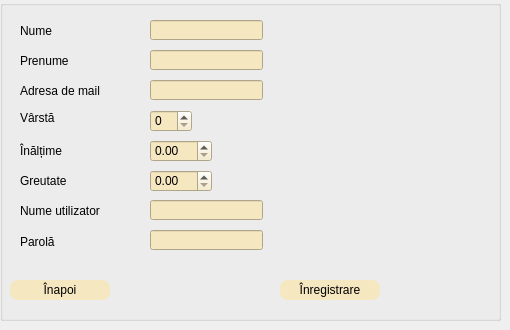
    <widget class="QWidget" name="inregistrare">
     <widget class="QGroupBox" name="groupBox_2">
      <property name="geometry">
       <rect>
        <x>0</x>
        <y>0</y>
        <width>501</width>
        <height>321</height>
       </rect>
      </property>
      <property name="styleSheet">
       <string notr="true">font: 12pt &quot;Times New Roman&quot;;</string>
      </property>
      <property name="title">
       <string/>
      </property>
      <widget class="QLabel" name="label_nume">
       <property name="geometry">
        <rect>
         <x>20</x>
         <y>20</y>
         <width>81</width>
         <height>21</height>
        </rect>
       </property>
       <property name="text">
        <string>Nume</string>
       </property>
      </widget>
      <widget class="QLabel" name="label_prenume">
       <property name="geometry">
        <rect>
         <x>20</x>
         <y>50</y>
         <width>91</width>
         <height>21</height>
        </rect>
       </property>
       <property name="text">
        <string>Prenume</string>
       </property>
      </widget>
      <widget class="QLabel" name="label_adresa_de_mail">
       <property name="geometry">
        <rect>
         <x>20</x>
         <y>80</y>
         <width>121</width>
         <height>21</height>
        </rect>
       </property>
       <property name="text">
        <string>Adresa de mail</string>
       </property>
      </widget>
      <widget class="QLabel" name="label_varsta">
       <property name="geometry">
        <rect>
         <x>20</x>
         <y>110</y>
         <width>61</width>
         <height>16</height>
        </rect>
       </property>
       <property name="text">
        <string>Vârstă</string>
       </property>
      </widget>
      <widget class="QLabel" name="label_inaltime">
       <property name="geometry">
        <rect>
         <x>20</x>
         <y>140</y>
         <width>71</width>
         <height>21</height>
        </rect>
       </property>
       <property name="text">
        <string>Înălțime</string>
       </property>
      </widget>
      <widget class="QLabel" name="label_greutate">
       <property name="geometry">
        <rect>
         <x>20</x>
         <y>170</y>
         <width>91</width>
         <height>21</height>
        </rect>
       </property>
       <property name="text">
        <string>Greutate</string>
       </property>
      </widget>
      <widget class="QLineEdit" name="lineEdit_nume">
       <property name="geometry">
        <rect>
         <x>150</x>
         <y>20</y>
         <width>113</width>
         <height>20</height>
        </rect>
       </property>
       <property name="styleSheet">
        <string notr="true">background-color: rgb(245, 231, 192);</string>
       </property>
      </widget>
      <widget class="QLineEdit" name="lineEdit_prenume">
       <property name="geometry">
        <rect>
         <x>150</x>
         <y>50</y>
         <width>113</width>
         <height>20</height>
        </rect>
       </property>
       <property name="styleSheet">
        <string notr="true">background-color: rgb(245, 231, 192);</string>
       </property>
      </widget>
      <widget class="QLineEdit" name="lineEdit_adres_de_mail">
       <property name="geometry">
        <rect>
         <x>150</x>
         <y>80</y>
         <width>113</width>
         <height>20</height>
        </rect>
       </property>
       <property name="styleSheet">
        <string notr="true">background-color: rgb(245, 231, 192);</string>
       </property>
      </widget>
      <widget class="QSpinBox" name="spinBox_varsta">
       <property name="geometry">
        <rect>
         <x>150</x>
         <y>110</y>
         <width>42</width>
         <height>22</height>
        </rect>
       </property>
       <property name="styleSheet">
        <string notr="true">background-color: rgb(245, 231, 192);</string>
       </property>
      </widget>
      <widget class="QPushButton" name="pushButton_inregistrare_2">
       <property name="geometry">
        <rect>
         <x>280</x>
         <y>280</y>
         <width>100</width>
         <height>20</height>
        </rect>
       </property>
       <property name="styleSheet">
        <string notr="true">#pushButton_inregistrare_2{
	font: 12pt &quot;Times New Roman&quot;;
	background-color: rgb(245, 231, 192);
 border-radius:8px;
}
#pushButton_inregistrare_2:hover{
	font: 12pt &quot;Times New Roman&quot;;

	background-color: rgb(157, 217, 146);


border-radius:5px;

}</string>
       </property>
       <property name="text">
        <string>Înregistrare</string>
       </property>
      </widget>
      <widget class="QLabel" name="label_nume_utilizato">
       <property name="geometry">
        <rect>
         <x>20</x>
         <y>200</y>
         <width>111</width>
         <height>21</height>
        </rect>
       </property>
       <property name="text">
        <string>Nume utilizator</string>
       </property>
      </widget>
      <widget class="QLabel" name="label_parola">
       <property name="geometry">
        <rect>
         <x>20</x>
         <y>232</y>
         <width>71</width>
         <height>20</height>
        </rect>
       </property>
       <property name="text">
        <string>Parolă</string>
       </property>
      </widget>
      <widget class="QLineEdit" name="lineEdit_nume_utiliazator">
       <property name="geometry">
        <rect>
         <x>150</x>
         <y>200</y>
         <width>113</width>
         <height>20</height>
        </rect>
       </property>
       <property name="styleSheet">
        <string notr="true">background-color: rgb(245, 231, 192);</string>
       </property>
      </widget>
      <widget class="QLineEdit" name="lineEdit_parola_2">
       <property name="geometry">
        <rect>
         <x>150</x>
         <y>230</y>
         <width>113</width>
         <height>20</height>
        </rect>
       </property>
       <property name="styleSheet">
        <string notr="true">background-color: rgb(245, 231, 192);</string>
       </property>
       <property name="echoMode">
        <enum>QLineEdit::Password</enum>
       </property>
      </widget>
      <widget class="QPushButton" name="pushButton_inapoi_2">
       <property name="geometry">
        <rect>
         <x>10</x>
         <y>280</y>
         <width>100</width>
         <height>20</height>
        </rect>
       </property>
       <property name="styleSheet">
        <string notr="true">#pushButton_inapoi_2{
	font: 12pt &quot;Times New Roman&quot;;

	background-color: rgb(245, 231, 192);
 border-radius:8px;
}
#pushButton_inapoi_2:hover{
	font: 12pt &quot;Times New Roman&quot;;
background-color: rgb(157, 217, 146);
border-radius:5px;

}</string>
       </property>
       <property name="text">
        <string>Înapoi</string>
       </property>
      </widget>
      <widget class="QDoubleSpinBox" name="spinBox_inaltime">
       <property name="geometry">
        <rect>
         <x>150</x>
         <y>140</y>
         <width>62</width>
         <height>22</height>
        </rect>
       </property>
       <property name="styleSheet">
        <string notr="true">background-color: rgb(245, 231, 192);</string>
       </property>
      </widget>
      <widget class="QDoubleSpinBox" name="spinBox_greutate">
       <property name="geometry">
        <rect>
         <x>150</x>
         <y>170</y>
         <width>62</width>
         <height>22</height>
        </rect>
       </property>
       <property name="styleSheet">
        <string notr="true">background-color: rgb(245, 231, 192);</string>
       </property>
      </widget>
     </widget>
    </widget>
